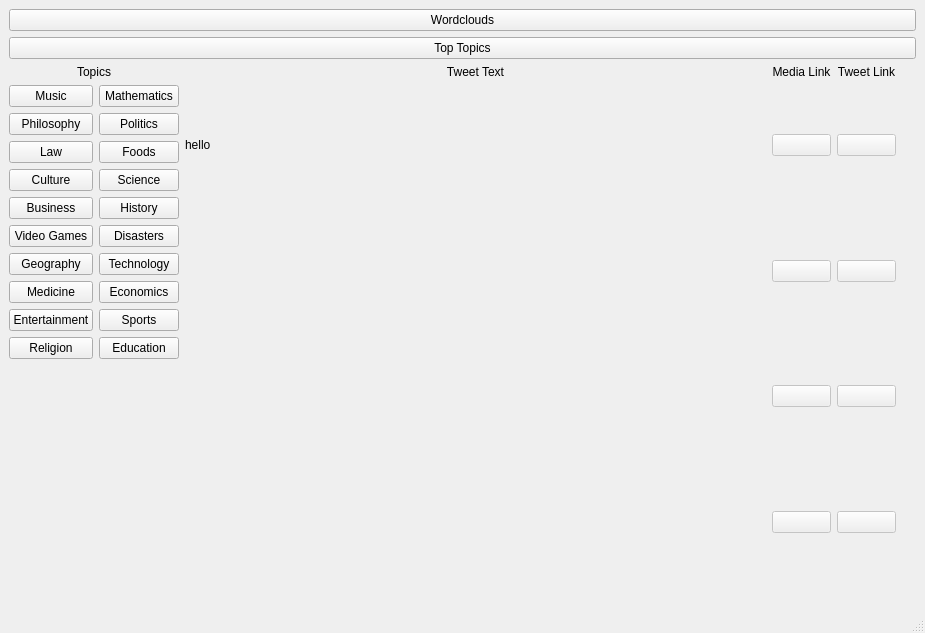
<?xml version="1.0" encoding="UTF-8"?>
<ui version="4.0">
 <class>Wordcloud</class>
 <widget class="QMainWindow" name="Wordcloud">
  <property name="geometry">
   <rect>
    <x>0</x>
    <y>0</y>
    <width>925</width>
    <height>633</height>
   </rect>
  </property>
  <property name="windowTitle">
   <string>MainWindow</string>
  </property>
  <widget class="QWidget" name="centralwidget">
   <layout class="QGridLayout" name="gridLayout">
    <item row="0" column="0">
     <layout class="QVBoxLayout" name="verticalLayout">
      <property name="sizeConstraint">
       <enum>QLayout::SetDefaultConstraint</enum>
      </property>
      <item>
       <layout class="QVBoxLayout" name="verticalLayout_2">
        <item>
         <widget class="QPushButton" name="pushButton">
          <property name="text">
           <string>Wordclouds</string>
          </property>
         </widget>
        </item>
        <item>
         <widget class="QPushButton" name="pushButton_2">
          <property name="text">
           <string>Top Topics</string>
          </property>
         </widget>
        </item>
        <item>
         <layout class="QHBoxLayout" name="horizontalLayout">
          <item>
           <layout class="QVBoxLayout" name="verticalLayout_3">
            <item>
             <widget class="QLabel" name="label_3">
              <property name="text">
               <string>Topics</string>
              </property>
              <property name="alignment">
               <set>Qt::AlignCenter</set>
              </property>
             </widget>
            </item>
            <item>
             <layout class="QGridLayout" name="gridLayout_4">
              <item row="2" column="0">
               <widget class="QPushButton" name="music">
                <property name="text">
                 <string>Music</string>
                </property>
               </widget>
              </item>
              <item row="11" column="0">
               <widget class="QPushButton" name="religion">
                <property name="text">
                 <string>Religion</string>
                </property>
               </widget>
              </item>
              <item row="6" column="1">
               <widget class="QPushButton" name="history">
                <property name="text">
                 <string>History</string>
                </property>
               </widget>
              </item>
              <item row="3" column="0">
               <widget class="QPushButton" name="philosophy">
                <property name="text">
                 <string>Philosophy</string>
                </property>
               </widget>
              </item>
              <item row="9" column="0">
               <widget class="QPushButton" name="medicine">
                <property name="text">
                 <string>Medicine</string>
                </property>
               </widget>
              </item>
              <item row="4" column="0">
               <widget class="QPushButton" name="law">
                <property name="text">
                 <string>Law</string>
                </property>
               </widget>
              </item>
              <item row="8" column="1">
               <widget class="QPushButton" name="technology">
                <property name="text">
                 <string>Technology</string>
                </property>
               </widget>
              </item>
              <item row="3" column="1">
               <widget class="QPushButton" name="politics">
                <property name="text">
                 <string>Politics</string>
                </property>
               </widget>
              </item>
              <item row="11" column="1">
               <widget class="QPushButton" name="education">
                <property name="text">
                 <string>Education</string>
                </property>
               </widget>
              </item>
              <item row="8" column="0">
               <widget class="QPushButton" name="geography">
                <property name="text">
                 <string>Geography</string>
                </property>
               </widget>
              </item>
              <item row="10" column="0">
               <widget class="QPushButton" name="entertainment">
                <property name="text">
                 <string>Entertainment</string>
                </property>
               </widget>
              </item>
              <item row="5" column="0">
               <widget class="QPushButton" name="culture">
                <property name="text">
                 <string>Culture</string>
                </property>
               </widget>
              </item>
              <item row="7" column="0">
               <widget class="QPushButton" name="videogames">
                <property name="text">
                 <string>Video Games</string>
                </property>
               </widget>
              </item>
              <item row="5" column="1">
               <widget class="QPushButton" name="science">
                <property name="text">
                 <string>Science</string>
                </property>
               </widget>
              </item>
              <item row="7" column="1">
               <widget class="QPushButton" name="disasters">
                <property name="text">
                 <string>Disasters</string>
                </property>
               </widget>
              </item>
              <item row="4" column="1">
               <widget class="QPushButton" name="foods">
                <property name="text">
                 <string>Foods</string>
                </property>
               </widget>
              </item>
              <item row="9" column="1">
               <widget class="QPushButton" name="economics">
                <property name="text">
                 <string>Economics</string>
                </property>
               </widget>
              </item>
              <item row="2" column="1">
               <widget class="QPushButton" name="mathematics">
                <property name="text">
                 <string>Mathematics</string>
                </property>
               </widget>
              </item>
              <item row="6" column="0">
               <widget class="QPushButton" name="business">
                <property name="text">
                 <string>Business</string>
                </property>
               </widget>
              </item>
              <item row="10" column="1">
               <widget class="QPushButton" name="sports">
                <property name="text">
                 <string>Sports</string>
                </property>
               </widget>
              </item>
              <item row="12" column="0">
               <spacer name="verticalSpacer">
                <property name="orientation">
                 <enum>Qt::Vertical</enum>
                </property>
                <property name="sizeHint" stdset="0">
                 <size>
                  <width>20</width>
                  <height>40</height>
                 </size>
                </property>
               </spacer>
              </item>
             </layout>
            </item>
           </layout>
          </item>
          <item>
           <layout class="QVBoxLayout" name="verticalLayout_5">
            <item>
             <layout class="QHBoxLayout" name="horizontalLayout_2"/>
            </item>
            <item>
             <layout class="QGridLayout" name="gridLayout_2">
              <item row="1" column="3">
               <spacer name="verticalSpacer_4">
                <property name="orientation">
                 <enum>Qt::Vertical</enum>
                </property>
                <property name="sizeHint" stdset="0">
                 <size>
                  <width>20</width>
                  <height>40</height>
                 </size>
                </property>
               </spacer>
              </item>
              <item row="3" column="0">
               <widget class="QLabel" name="tweet3">
                <property name="frameShadow">
                 <enum>QFrame::Raised</enum>
                </property>
                <property name="text">
                 <string/>
                </property>
                <property name="wordWrap">
                 <bool>true</bool>
                </property>
               </widget>
              </item>
              <item row="4" column="0">
               <widget class="QLabel" name="tweet4">
                <property name="text">
                 <string/>
                </property>
                <property name="wordWrap">
                 <bool>true</bool>
                </property>
               </widget>
              </item>
              <item row="0" column="1">
               <widget class="QLabel" name="label_4">
                <property name="text">
                 <string>Media Link</string>
                </property>
                <property name="alignment">
                 <set>Qt::AlignCenter</set>
                </property>
               </widget>
              </item>
              <item row="1" column="2">
               <widget class="QPushButton" name="tb1">
                <property name="enabled">
                 <bool>false</bool>
                </property>
                <property name="text">
                 <string/>
                </property>
               </widget>
              </item>
              <item row="1" column="0">
               <widget class="QLabel" name="tweet1">
                <property name="text">
                 <string>hello</string>
                </property>
                <property name="wordWrap">
                 <bool>true</bool>
                </property>
                <property name="openExternalLinks">
                 <bool>false</bool>
                </property>
               </widget>
              </item>
              <item row="0" column="0">
               <widget class="QLabel" name="label_5">
                <property name="frameShadow">
                 <enum>QFrame::Plain</enum>
                </property>
                <property name="text">
                 <string>Tweet Text</string>
                </property>
                <property name="alignment">
                 <set>Qt::AlignCenter</set>
                </property>
               </widget>
              </item>
              <item row="0" column="2">
               <widget class="QLabel" name="label_6">
                <property name="text">
                 <string>Tweet Link</string>
                </property>
                <property name="alignment">
                 <set>Qt::AlignCenter</set>
                </property>
               </widget>
              </item>
              <item row="4" column="3">
               <spacer name="verticalSpacer_2">
                <property name="orientation">
                 <enum>Qt::Vertical</enum>
                </property>
                <property name="sizeHint" stdset="0">
                 <size>
                  <width>20</width>
                  <height>40</height>
                 </size>
                </property>
               </spacer>
              </item>
              <item row="3" column="2">
               <widget class="QPushButton" name="tb3">
                <property name="enabled">
                 <bool>false</bool>
                </property>
                <property name="text">
                 <string/>
                </property>
               </widget>
              </item>
              <item row="4" column="2">
               <widget class="QPushButton" name="tb4">
                <property name="enabled">
                 <bool>false</bool>
                </property>
                <property name="text">
                 <string/>
                </property>
               </widget>
              </item>
              <item row="3" column="3">
               <spacer name="verticalSpacer_3">
                <property name="orientation">
                 <enum>Qt::Vertical</enum>
                </property>
                <property name="sizeHint" stdset="0">
                 <size>
                  <width>20</width>
                  <height>40</height>
                 </size>
                </property>
               </spacer>
              </item>
              <item row="1" column="1">
               <widget class="QPushButton" name="mb1">
                <property name="enabled">
                 <bool>false</bool>
                </property>
                <property name="acceptDrops">
                 <bool>false</bool>
                </property>
                <property name="text">
                 <string/>
                </property>
                <property name="checkable">
                 <bool>false</bool>
                </property>
               </widget>
              </item>
              <item row="4" column="1">
               <widget class="QPushButton" name="mb4">
                <property name="enabled">
                 <bool>false</bool>
                </property>
                <property name="text">
                 <string/>
                </property>
               </widget>
              </item>
              <item row="3" column="1">
               <widget class="QPushButton" name="mb3">
                <property name="enabled">
                 <bool>false</bool>
                </property>
                <property name="text">
                 <string/>
                </property>
               </widget>
              </item>
              <item row="5" column="0">
               <spacer name="horizontalSpacer">
                <property name="orientation">
                 <enum>Qt::Horizontal</enum>
                </property>
                <property name="sizeHint" stdset="0">
                 <size>
                  <width>40</width>
                  <height>20</height>
                 </size>
                </property>
               </spacer>
              </item>
              <item row="2" column="0">
               <widget class="QLabel" name="tweet2">
                <property name="text">
                 <string/>
                </property>
                <property name="wordWrap">
                 <bool>true</bool>
                </property>
               </widget>
              </item>
              <item row="2" column="3">
               <spacer name="verticalSpacer_5">
                <property name="orientation">
                 <enum>Qt::Vertical</enum>
                </property>
                <property name="sizeHint" stdset="0">
                 <size>
                  <width>20</width>
                  <height>40</height>
                 </size>
                </property>
               </spacer>
              </item>
              <item row="2" column="1">
               <widget class="QPushButton" name="mb2">
                <property name="enabled">
                 <bool>false</bool>
                </property>
                <property name="text">
                 <string/>
                </property>
               </widget>
              </item>
              <item row="2" column="2">
               <widget class="QPushButton" name="tb2">
                <property name="enabled">
                 <bool>false</bool>
                </property>
                <property name="text">
                 <string/>
                </property>
               </widget>
              </item>
             </layout>
            </item>
           </layout>
          </item>
         </layout>
        </item>
       </layout>
      </item>
     </layout>
    </item>
   </layout>
  </widget>
  <widget class="QMenuBar" name="menubar">
   <property name="geometry">
    <rect>
     <x>0</x>
     <y>0</y>
     <width>925</width>
     <height>26</height>
    </rect>
   </property>
  </widget>
  <widget class="QStatusBar" name="statusbar"/>
 </widget>
 <resources/>
 <connections/>
</ui>
